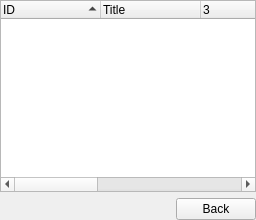
         <widget class="QWidget" name="page_2">
          <layout class="QGridLayout" name="gridLayout_5">
           <property name="margin">
            <number>0</number>
           </property>
           <item row="1" column="0">
            <widget class="QTreeWidget" name="treeWidget">
             <property name="sortingEnabled">
              <bool>true</bool>
             </property>
             <property name="columnCount">
              <number>7</number>
             </property>
             <column>
              <property name="text">
               <string>ID</string>
              </property>
             </column>
             <column>
              <property name="text">
               <string>Title</string>
              </property>
             </column>
             <column>
              <property name="text">
               <string notr="true"/>
              </property>
              <property name="icon">
               <iconset resource="resources.qrc">
                <normaloff>:/images/Wiimote1.png</normaloff>:/images/Wiimote1.png</iconset>
              </property>
             </column>
             <column>
              <property name="text">
               <string notr="true"/>
              </property>
              <property name="icon">
               <iconset resource="resources.qrc">
                <normaloff>:/images/wifi1.png</normaloff>:/images/wifi1.png</iconset>
              </property>
             </column>
             <column>
              <property name="text">
               <string>Rating</string>
              </property>
             </column>
             <column>
              <property name="text">
               <string>Type</string>
              </property>
             </column>
             <column>
              <property name="text">
               <string>Accessories</string>
              </property>
             </column>
            </widget>
           </item>
           <item row="2" column="0">
            <layout class="QHBoxLayout" name="horizontalLayout_4">
             <property name="leftMargin">
              <number>9</number>
             </property>
             <item>
              <widget class="QLabel" name="label_searchResultInfo">
               <property name="text">
                <string/>
               </property>
              </widget>
             </item>
             <item>
              <spacer name="horizontalSpacer_3">
               <property name="orientation">
                <enum>Qt::Horizontal</enum>
               </property>
               <property name="sizeHint" stdset="0">
                <size>
                 <width>40</width>
                 <height>20</height>
                </size>
               </property>
              </spacer>
             </item>
             <item>
              <widget class="QPushButton" name="pushButton_searchBack">
               <property name="text">
                <string>Back</string>
               </property>
              </widget>
             </item>
            </layout>
           </item>
          </layout>
         </widget>
